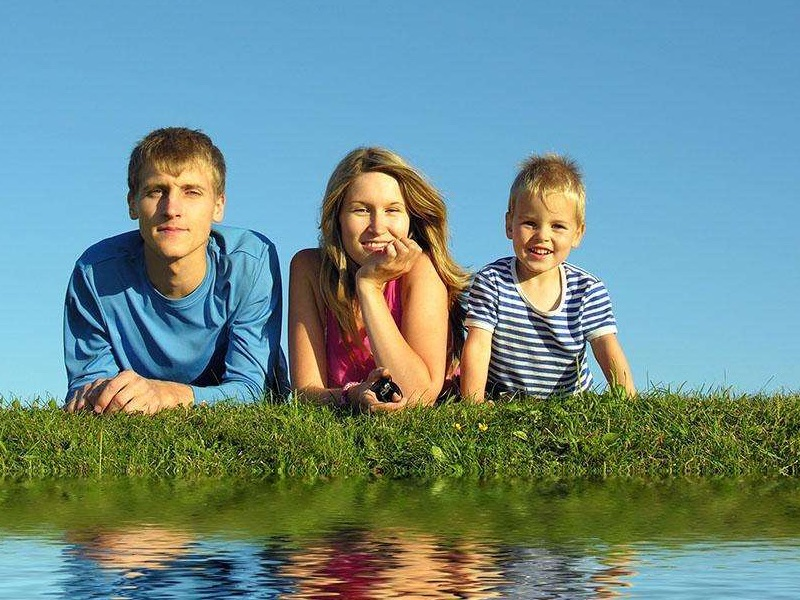
#> input picture 2021人工智能课后班/代码/image/01.jpg, 800 x 600 px, given in place of the camera
$ python '4 提取轮廓.py'
#> lines starting #> are read from the running program, lines starting #| are printed output that depends on the picture; after the words box and inside, x2 and y2 are one past the last pixel; in counts of white or black regions, pixels touching at a corner belong together
import cv2
camera = cv2.VideoCapture(0)
detector = cv2.CascadeClassifier("model/face.xml")
while True:
    turn,image = camera.read()
#> image is the input picture: shape (600, 800, 3); mean B, G, R 138.4, 140.8, 110.2
    color = cv2.cvtColor(image,6)
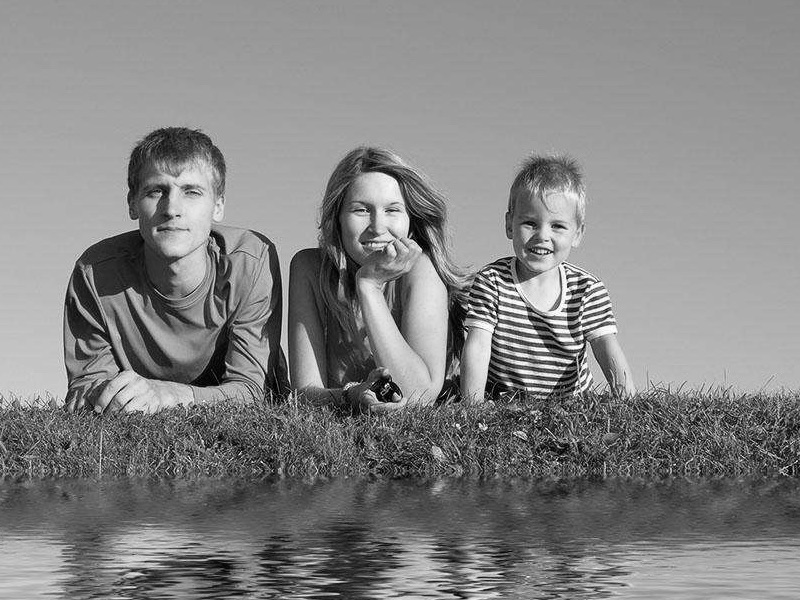
#> color: shape (600, 800); min 0, max 255, mean 131.4
    re,binary = cv2.threshold(color,150,255,1)
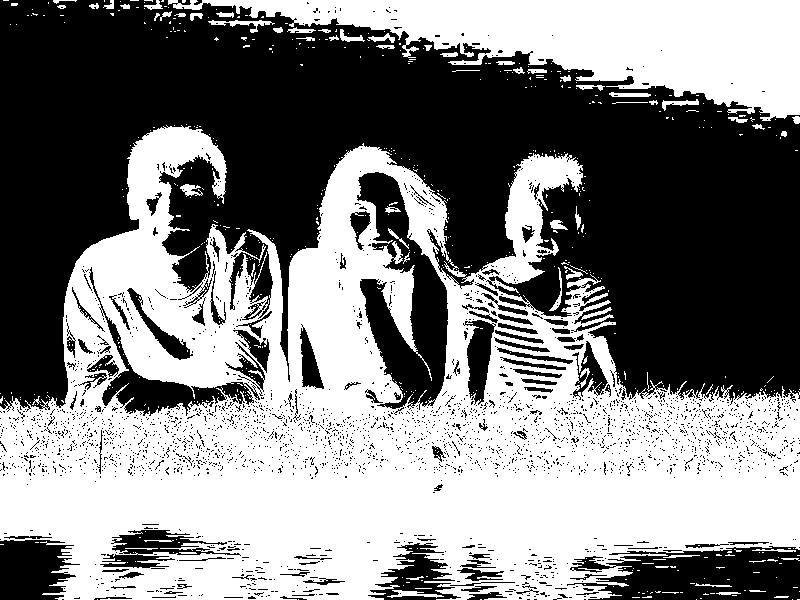
#> binary: shape (600, 800); 50.6% white; 2788 black regions (2669 under 20 px)
    cnts,layers = cv2.findContours(binary,3,2)
#> cnts = 4634 contours, 4419 with area under 20; largest, box (x1, y1, x2, y2) and area: (0, 125, 800, 600) 235794, (168, 0, 800, 121) 34084, (356, 171, 449, 410) 11044, (88, 266, 255, 417) 4124, (111, 529, 241, 556) 1938
    for cnt in cnts:
        x,y,w,h = cv2.boundingRect(cnt)#计算轮廓外接矩形
        if not (35 < w < 100 or 35 < h < 100):
            continue
        cv2.rectangle(image,(x,y),(x+w,y+h),(0,255,0),3)
#> this loop made 4634 passes
#> (cnt, x, y, w, h) on passes 1, 4, 7: ([[797, 599], [799, 599]], 797, 599, 3, 1), ([[480, 599], [481, 599]], 480, 599, 2, 1), ([[700, 598], [701, 598]], 700, 598, 2, 1)
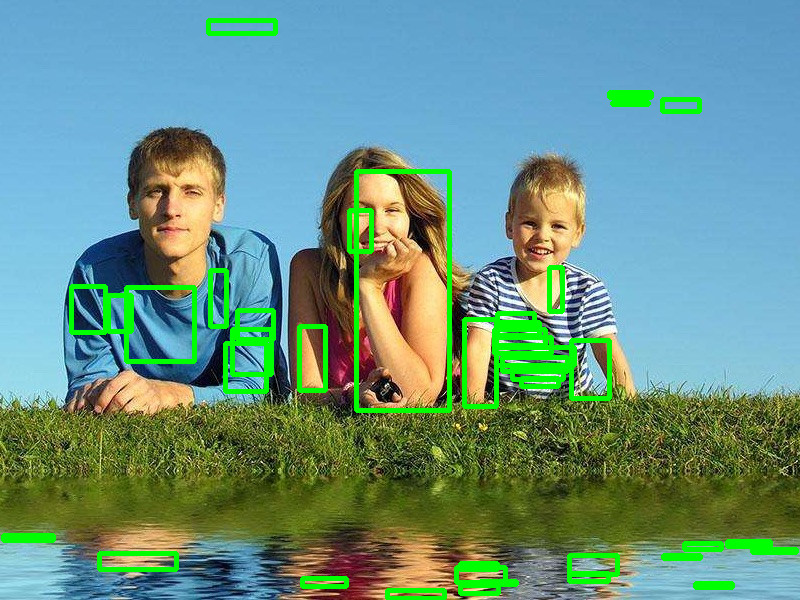
#> image: shape (600, 800, 3); 5.29% of pixels changed, all inside (x1, y1, x2, y2) = (1, 18, 799, 600)
    cv2.imshow("binary",binary)
    cv2.imshow("image",image)
    if cv2.waitKey(1) >= 1:
#> (key Esc is pressed here)
        break
cv2.destroyAllWindows()
camera.release()

$ run again, on 2021人工智能课后班/代码/image/03.jpg
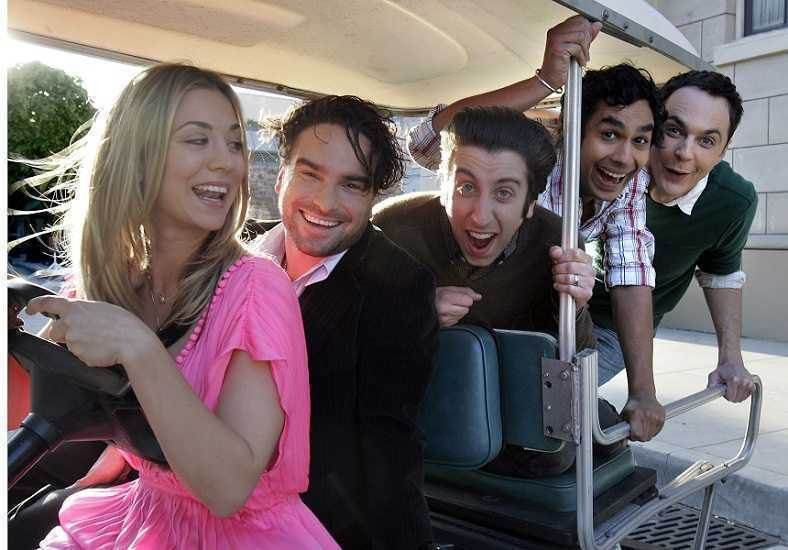
#> input picture 2021人工智能课后班/代码/image/03.jpg, 788 x 550 px, given in place of the camera
#> image is the input picture: shape (550, 788, 3); mean B, G, R 102.4, 100, 114.2
#> `re,binary = cv2.threshold(color,150,255,1)`:
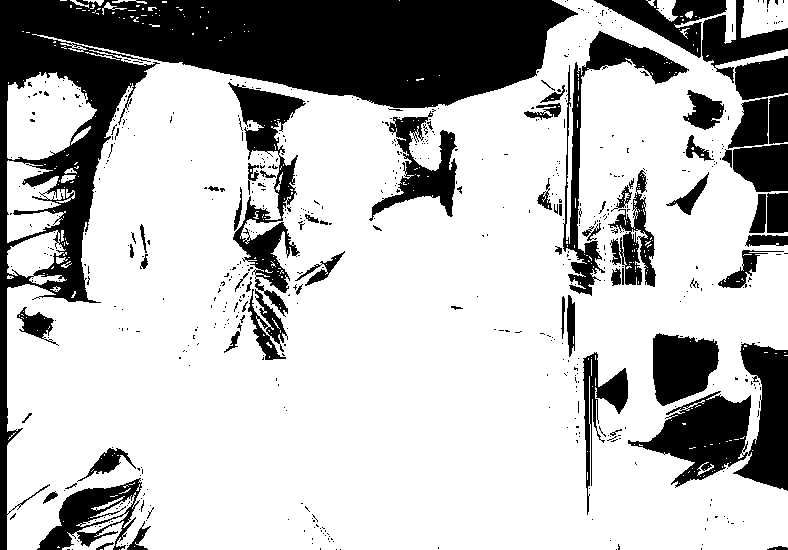
#> binary: shape (550, 788); 73% white; 611 black regions (539 under 20 px)
#> cnts = 1242 contours, 1124 with area under 20; largest, box (x1, y1, x2, y2) and area: (7, 0, 788, 550) 338548, (627, 390, 752, 488) 6044, (562, 30, 690, 297) 5781, (7, 72, 97, 160) 5530, (652, 332, 720, 407) 3740; layers = 1242 rows, first 6: [1, -1, -1, -1], [2, 0, -1, -1], [3, 1, -1, -1], [4, 2, -1, -1], [5, 3, -1, -1], [6, 4, -1, -1]
#> the loop `for cnt in cnts:` made 1242 passes
#> (x, y, w, h) on passes 1, 2, 4: (775, 549, 1, 1), (119, 549, 1, 1), (134, 546, 1, 1)
#> after the loop `for cnt in cnts:`:
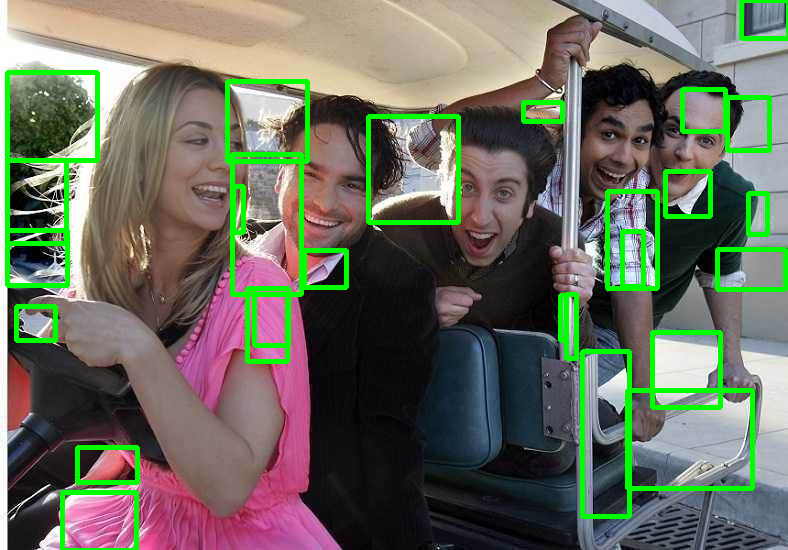
#> image: shape (550, 788, 3); 6.6% of pixels changed, all inside (x1, y1, x2, y2) = (5, 0, 788, 550)

$ run again, on 2021人工智能课后班/代码/image/04.jpg
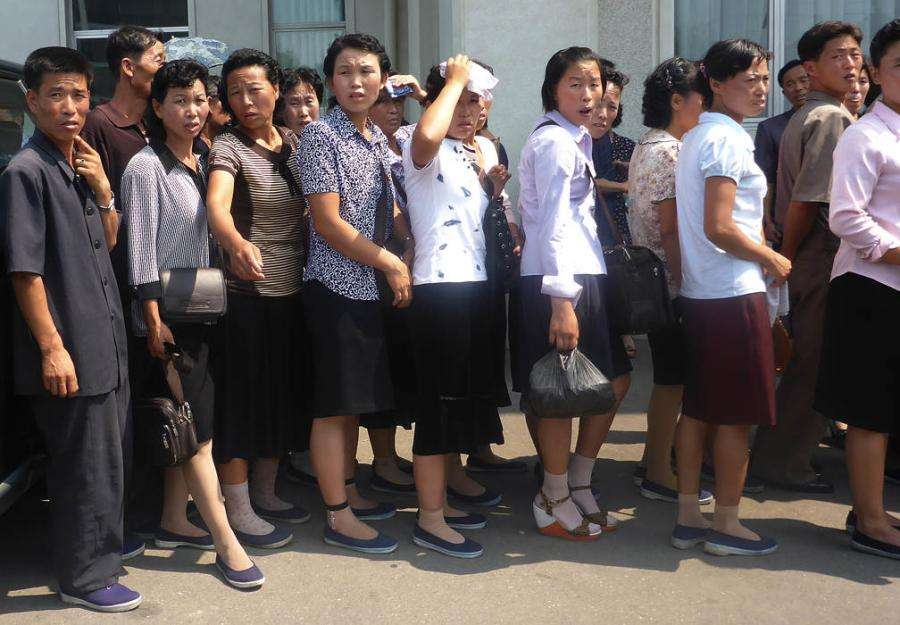
#> input picture 2021人工智能课后班/代码/image/04.jpg, 900 x 625 px, given in place of the camera
#> image is the input picture: shape (625, 900, 3); mean B, G, R 86.4, 87.3, 95.9
#> `re,binary = cv2.threshold(color,150,255,1)`:
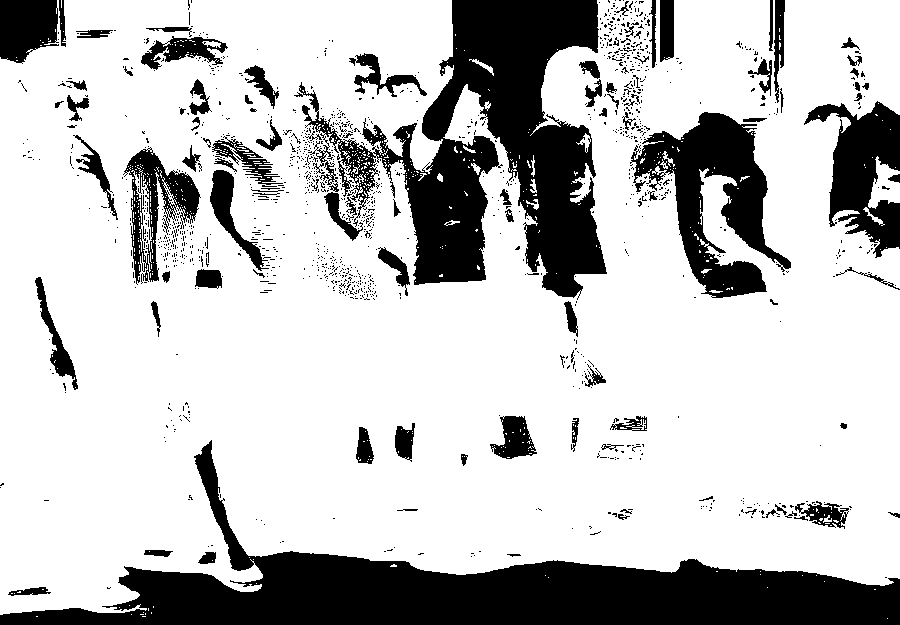
#> binary: shape (625, 900); 75.9% white; 1308 black regions (1207 under 20 px)
#> cnts = 2587 contours, 2425 with area under 20; largest, box (x1, y1, x2, y2) and area: (0, 0, 900, 615) 460929, (630, 111, 792, 299) 13318, (123, 148, 201, 285) 4318, (301, 104, 377, 206) 1880, (209, 169, 270, 272) 1686; layers = 2587 rows, first 6: [1, -1, -1, -1], [2, 0, -1, -1], [3, 1, -1, -1], [4, 2, -1, -1], [5, 3, -1, -1], [6, 4, -1, -1]
#> the loop `for cnt in cnts:` made 2587 passes
#> (x, y, w, h) on passes 1, 5, 8: (887, 618, 1, 1), (131, 614, 1, 1), (143, 612, 1, 1)
#> after the loop `for cnt in cnts:`:
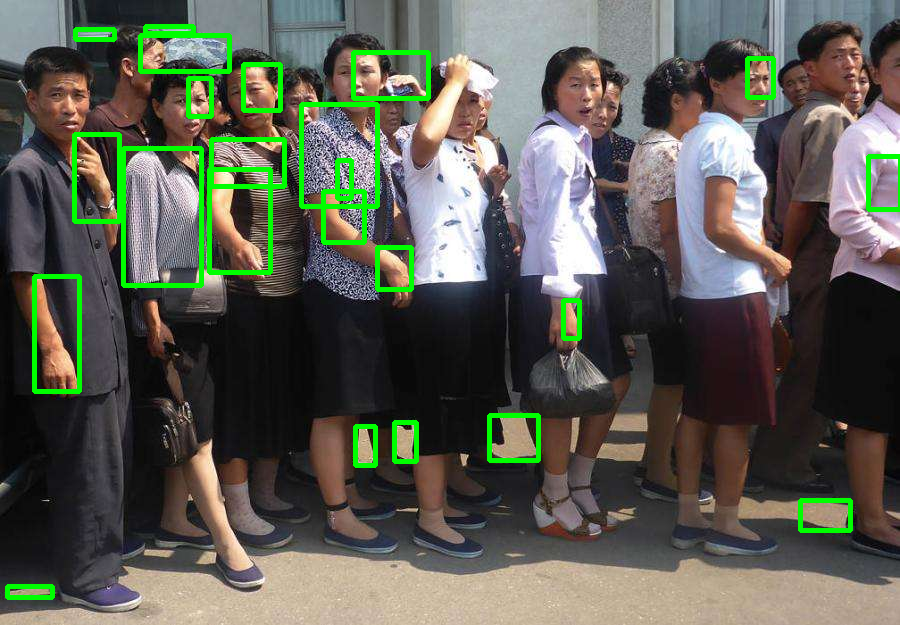
#> image: shape (625, 900, 3); 3.82% of pixels changed, all inside (x1, y1, x2, y2) = (5, 24, 900, 600)
